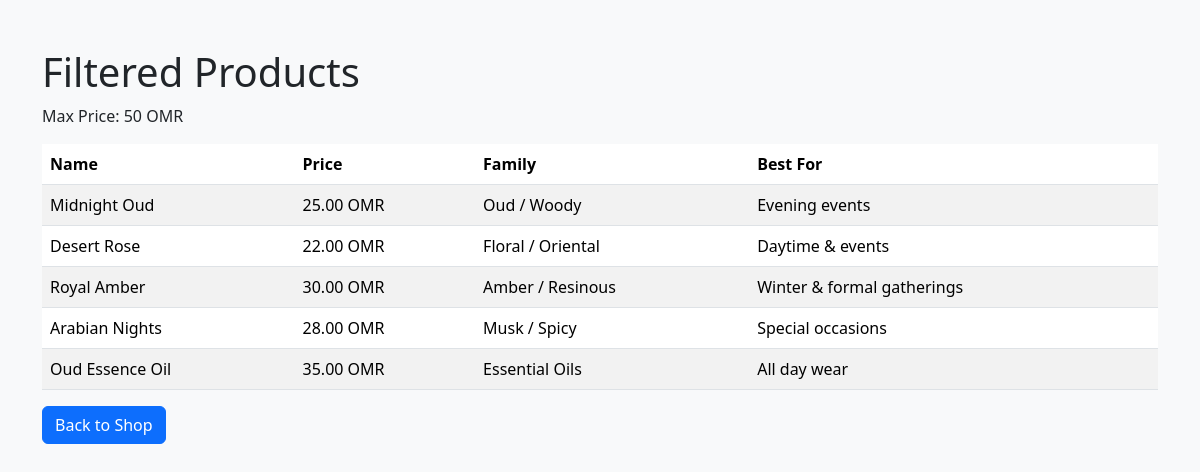
Page /php/filter_products.php on the committed database.
### tables this page shows
CREATE TABLE products (
    product_id INT PRIMARY KEY AUTO_INCREMENT,
    name VARCHAR(100) NOT NULL,
    price DECIMAL(10, 2) NOT NULL,
    family VARCHAR(50) NOT NULL,
    longevity VARCHAR(50),
    best_for VARCHAR(100),
    description TEXT,
    image_url VARCHAR(255),
    stock_quantity INT DEFAULT 0
);

### php/filter_products.php (the view, shortened to what this page needs)
<?php
require_once 'config/database.php';
$max_price = $_GET['max_price'] ?? 50;
$sql = "SELECT * FROM products WHERE price <= ?";
$params = [$max_price];
$stmt = $pdo->prepare($sql);
$stmt->execute($params);
$products = $stmt->fetchAll(PDO::FETCH_ASSOC);
?>
<!DOCTYPE html>
<html lang="en">
<head>
    <link href="https://cdn.jsdelivr.net/npm/bootstrap@5.3.2/dist/css/bootstrap.min.css" rel="stylesheet">
</head>
<body class="bg-light">
    <div class="container mt-5">
        <h1>Filtered Products</h1>
        <p>Max Price: <?php echo $max_price; ?> OMR</p>
        <table class="table table-striped">
            <thead>
                <tr>
                    <th>Name</th>
                    <th>Price</th>
                    <th>Family</th>
                    <th>Best For</th>
                </tr>
            </thead>
            <tbody>
                <?php foreach($products as $product): ?>
                <tr>
                    <td><?php echo $product['name']; ?></td>
                    <td><?php echo $product['price']; ?> OMR</td>
                    <td><?php echo $product['family']; ?></td>
                    <td><?php echo $product['best_for']; ?></td>
                </tr>
                <?php endforeach; ?>
            </tbody>
        </table>
        <a href="../shop.html" class="btn btn-primary">Back to Shop</a>
    </div>
</body>
</html>

### rows in the picture
products: name "Midnight Oud", price "25.00", family "Oud / Woody", best_for "Evening events"
products: name "Desert Rose", price "22.00", family "Floral / Oriental", best_for "Daytime & events"
products: name "Royal Amber", price "30.00", family "Amber / Resinous", best_for "Winter & formal gatherings"
products: name "Arabian Nights", price "28.00", family "Musk / Spicy", best_for "Special occasions"
products: name "Oud Essence Oil", price "35.00", family "Essential Oils", best_for "All day wear"

### other values in the picture
$max_price "50"
